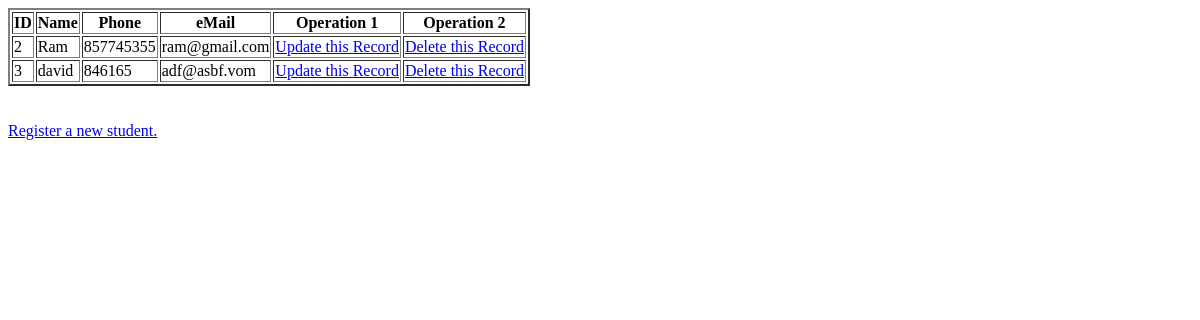
The app's page /, older data.
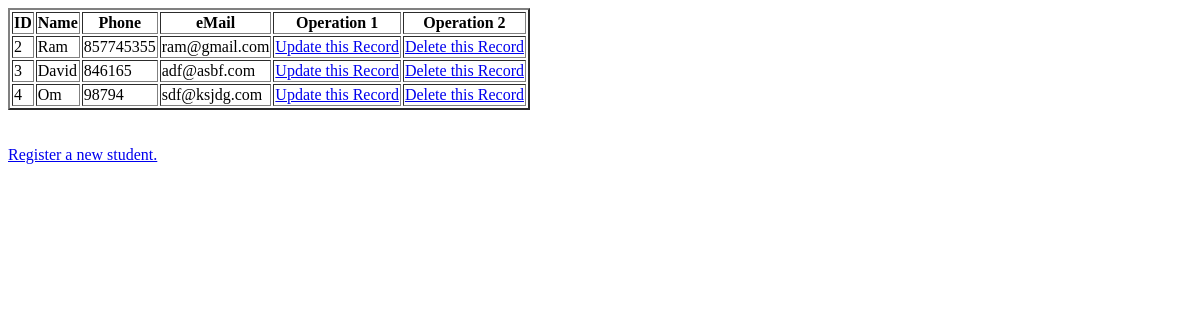
The same page, newer data.
### StudentsManagementApp/models.py (models this page shows)
class Students(models.Model):
    name = models.CharField(max_length=30)
    email = models.EmailField()
    phoneno = models.BigIntegerField()
    currenttime = models.DateTimeField(auto_now_add=True)
    class Meta:
        db_table = "Students"

### StudentsManagementApp/views.py (the view)
# urls.py: path("", ViewStudents.as_view(), name = "ViewStudents"),
class ViewStudents(ListView):
    model = Students
    template_name = "show-students-records.html"
    context_object_name = "students_records"

### StudentsManagementApp/templates/show-students-records.html (shortened to what this page needs)
<!DOCTYPE html>
<html lang="en">
<head>
</head>
<body>
    <table border = "2">
        <th>ID</th>
        <th>Name</th>
        <th>Phone</th>
        <th>eMail</th>
        <th>Operation 1</th>
        <th>Operation 2</th>
        {% for student_record in students_records %}
        <tr>
            <td>{{student_record.id}}</td>
            <td>{{student_record.name}}</td>
            <td>{{student_record.phoneno}}</td>
            <td>{{student_record.email}}</td>
            <td><a href="{% url 'UpdateStudent' student_record.pk %}">Update this Record</a></td>
            <td><a href="{% url 'DeleteStudent' student_record.pk %}">Delete this Record</a></td>
        </tr>
        {% endfor %}
    </table><br><br>
    <a href="{% url 'RegisterStudent' %}">Register a new student.</a><br><br>
</body>
</html>

Row changes from the older to the newer data that the page shows:
changed Students id 3: name "david" → "David"; email "adf@asbf.vom" → "adf@asbf.com"
added Students: id "4", name "Om", phoneno "98794", email "sdf@ksjdg.com"
